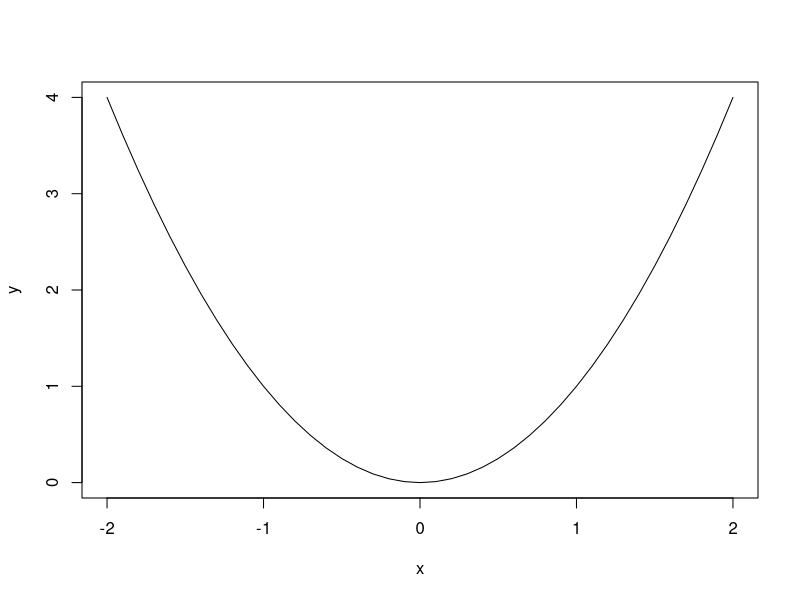

Write R code to recreate this figure.
#!/usr/bin/env Rscript

# Define a sequence
x = seq ( from = -2, to = 2, by = 0.1 )

# Define another sequence with a relationship to x
y = x^2

# Make a canvas to save the plot
pdf("plots/plot_quadratic.pdf")

# Plot the relationship between the two sequences
# Plot the line connecting the points, not just points
plot(x, y, type="l")

# Close the canvas
graphics.off()